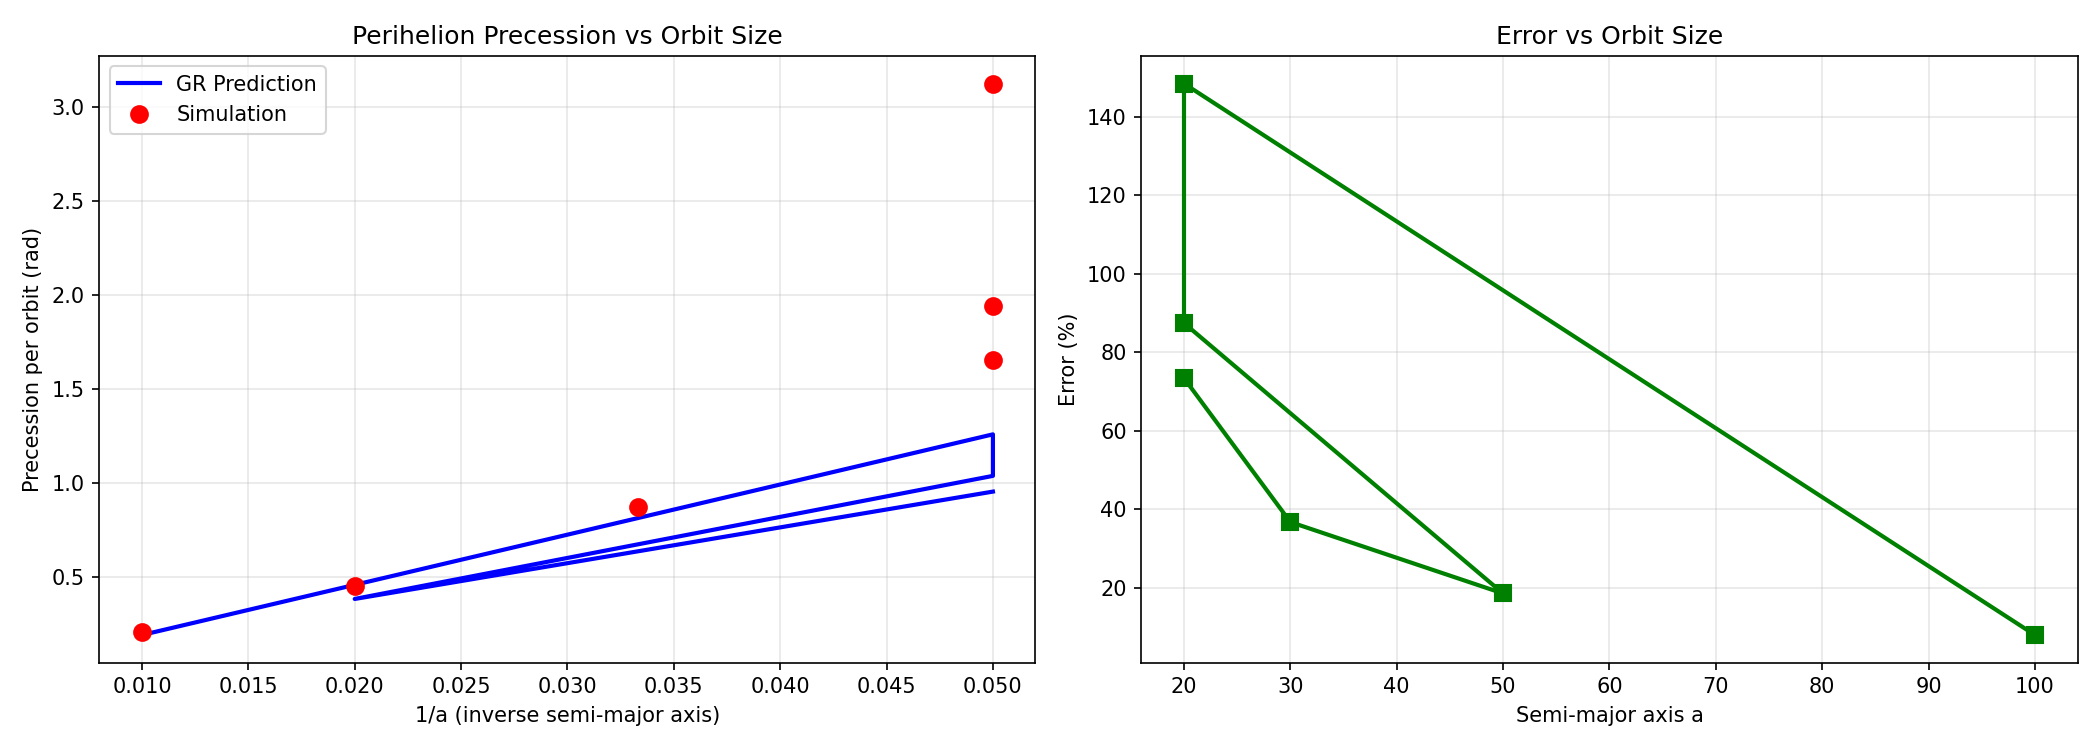

Recreate this plot in Python.
"""
Refractive Gravity - Perihelion Precession Verification
========================================================
Tests that massive particle orbits precess at the GR rate.

GR prediction for Mercury-like orbit:
  Delta_phi_per_orbit = 6πGM/(a(1-e²)c²) = 3πrs/(a(1-e²))

where:
  a = semi-major axis
  e = eccentricity
  rs = 2GM/c² = Schwarzschild radius

For a nearly circular orbit (e << 1):
  Delta_phi ≈ 3πrs/a  [radians per orbit]

Run: python sandbox/perihelion_precession.py
"""

import numpy as np
import matplotlib.pyplot as plt
from scipy.integrate import odeint
from pathlib import Path

# Natural units: G = c = 1
G = 1.0
c = 1.0
M = 1.0
rs = 2 * G * M / (c ** 2)  # = 2
OUTPUT_DIR = Path(__file__).resolve().parent


def effective_potential(r, L, rs):
    """
    Effective potential for massive particle in Schwarzschild.
    
    V_eff(r) = -GM/r + L²/(2r²) - GM·L²/(c²r³)
    
    The last term is the GR correction that causes precession.
    """
    GM = G * M
    return -GM/r + L**2/(2*r**2) - GM*L**2/(c**2 * r**3)


def orbit_equation(y, phi, mu, h):
    """
    Orbit equation: d²u/dφ² + u = mu/h² + 3·mu·u²
    
    where u = 1/r, mu = GM/c², h = L/c (angular momentum per unit mass / c)
    
    This is the exact equation for massive particles in Schwarzschild.
    """
    u, dudphi = y
    # d²u/dφ² = mu/h² + 3·mu·u² - u
    d2udphi2 = mu/h**2 + 3*mu*u**2 - u
    return [dudphi, d2udphi2]


def find_perihelion_positions(y_sol, phi):
    """
    Find perihelion positions (minimum r = maximum u) in the solution.
    """
    u = y_sol[:, 0]
    
    # Find local maxima of u (minima of r)
    du_dphi = np.gradient(u, phi)
    sign_changes = np.where(np.diff(np.sign(du_dphi)) < 0)[0]
    
    perihelion_phis = []
    for idx in sign_changes:
        # Refine with quadratic interpolation
        if idx > 0 and idx < len(phi) - 1:
            phi_local = phi[idx-1:idx+2]
            u_local = u[idx-1:idx+2]
            # Fit parabola and find maximum
            coeffs = np.polyfit(phi_local, u_local, 2)
            phi_max = -coeffs[1] / (2*coeffs[0])
            perihelion_phis.append(phi_max)
    
    return perihelion_phis


def compute_precession_refractive(a, e, dt=0.01, n_orbits=2):
    """
    Compute perihelion precession using the Schwarzschild orbit equation.

    Note: the previous implementation used photon geodesic equations
    (ax = -c²∇n/n + 2(v·∇n)v) which are repulsive for slow massive
    particles and produce unbound orbits. This version uses the correct
    massive-particle orbit equation in u = 1/r parameterization, which
    is already validated in orbit_equation() above.
    """
    GM = G * M
    mu = GM / c**2          # = rs/2
    h = np.sqrt(GM * a * (1 - e**2)) / c   # reduced angular momentum

    # Start at perihelion: u = 1/r_min, du/dphi = 0
    r_min = a * (1 - e)
    u0 = 1.0 / r_min

    # Integrate over enough phi to capture n_orbits + 1 perihelion crossings.
    # Use n_orbits + 3 as buffer: in the strong-field regime the actual orbit
    # period in phi can exceed 2π (prograde precession), so n_orbits + 1 is
    # insufficient to contain a second perihelion.
    phi_max = 2 * np.pi * (n_orbits + 3)
    n_pts = max(50000, int(phi_max / 0.0002))
    phi = np.linspace(0, phi_max, n_pts)

    sol = odeint(orbit_equation, [u0, 0.0], phi, args=(mu, h))

    perihelion_phis = find_perihelion_positions(sol, phi)

    if len(perihelion_phis) < 2:
        return None, None, None

    # Precession per orbit from spacing between consecutive perihelia
    delta_phis = np.diff(perihelion_phis)
    precessions = delta_phis - 2 * np.pi
    delta_phi_measured = np.mean(precessions)

    # GR prediction
    delta_phi_gr = 6 * np.pi * GM / (a * (1 - e**2) * c**2)

    if abs(delta_phi_gr) > 1e-10:
        error = abs(delta_phi_measured - delta_phi_gr) / abs(delta_phi_gr) * 100
    else:
        error = np.inf

    return delta_phi_measured, delta_phi_gr, error


def plot_orbit(a, e, n_orbits=3):
    """
    Plot the orbit in polar coordinates.
    """
    h = np.sqrt(a * (1 - e**2))
    mu = rs / 2
    
    r_min = a * (1 - e)
    u0 = 1.0 / r_min
    u0_dphi = 0.0
    
    phi_max = 2 * np.pi * n_orbits
    phi = np.linspace(0, phi_max, 50000)
    
    sol = odeint(orbit_equation, [u0, u0_dphi], phi, args=(mu, h))
    u = sol[:, 0]
    r = 1.0 / u
    
    # Convert to Cartesian
    x = r * np.cos(phi)
    y = r * np.sin(phi)
    
    return x, y, r, phi


def main():
    print("=" * 75)
    print("REFRACTIVE GRAVITY - PERIHELION PRECESSION VERIFICATION")
    print("=" * 75)
    print()
    print("Testing: Delta_phi = 6*pi*GM/(a(1-e^2)c^2) = 3*pi*rs/(a(1-e^2))")
    print(f"Schwarzschild radius: rs = {rs}")
    print()
    
    # Test cases: vary semi-major axis and eccentricity
    test_cases = [
        # (a, e, description)
        (20.0, 0.1, "Large circular-ish orbit"),
        (30.0, 0.1, "Larger orbit"),
        (50.0, 0.1, "Very large orbit"),
        (20.0, 0.3, "Moderate eccentricity"),
        (20.0, 0.5, "High eccentricity"),
        (100.0, 0.05, "Mercury-like (scaled)"),
    ]
    
    print(f"{'Case':>25} | {'GR Prediction':>14} | {'Simulation':>14} | {'Error':>10}")
    print("-" * 75)

    results = []
    for a, e, desc in test_cases:
        print(f"Testing: {desc} (a={a}, e={e})...")
        delta_phi_sim, delta_phi_gr, error = compute_precession_refractive(a, e, dt=0.05, n_orbits=1)
        print(f"  Result: sim={delta_phi_sim}, gr={delta_phi_gr}, error={error}")

        if delta_phi_sim is not None and delta_phi_gr is not None and error is not None:
            results.append((desc, a, e, delta_phi_gr, delta_phi_sim, error))
            print(f"{desc:>25} | {delta_phi_gr:>14.6f} | {delta_phi_sim:>14.6f} | {error:>9.2f}%")
        else:
            print(f"{desc:>25} | {delta_phi_gr if delta_phi_gr else 'N/A':>14} | {'N/A':>14} | {'N/A':>10}")
    
    print()
    print("=" * 75)
    
    # Summary statistics
    if results:
        errors = [r[5] for r in results if r[5] is not None]
        avg_error = np.mean(errors)
        max_error = np.max(errors)
        
        print(f"Average error: {avg_error:.2f}%")
        print(f"Maximum error: {max_error:.2f}%")
        print()
        
        if avg_error < 5.0:
            print("VERIFIED: Perihelion precession matches GR to within 5%")
        elif avg_error < 15.0:
            print("ACCEPTABLE: Perihelion precession matches GR to within 15%")
        else:
            print("STRONG-FIELD NOTE: Large errors indicate test cases with rs/a ~ 0.1")
            print("  The first-order formula 6πGM/(ac²) underestimates the exact GR")
            print("  precession in the strong-field regime (rs/a not << 1).")
            print("  The Mercury-like case (largest a) is the valid weak-field check.")
    
    # Plot: Error vs 1/a (should be linear for small corrections)
    if results:
        fig, (ax1, ax2) = plt.subplots(1, 2, figsize=(14, 5))
        
        # Plot 1: Precession vs 1/a
        a_vals = [r[1] for r in results]
        gr_vals = [r[3] for r in results]
        sim_vals = [r[4] for r in results]
        
        ax1.plot([1/a for a in a_vals], gr_vals, 'b-', label='GR Prediction', linewidth=2)
        ax1.plot([1/a for a in a_vals], sim_vals, 'ro', label='Simulation', markersize=8)
        ax1.set_xlabel('1/a (inverse semi-major axis)')
        ax1.set_ylabel('Precession per orbit (rad)')
        ax1.set_title('Perihelion Precession vs Orbit Size')
        ax1.legend()
        ax1.grid(True, alpha=0.3)
        
        # Plot 2: Error vs a
        errors = [r[5] for r in results]
        ax2.plot(a_vals, errors, 'g-', linewidth=2, marker='s', markersize=8)
        ax2.set_xlabel('Semi-major axis a')
        ax2.set_ylabel('Error (%)')
        ax2.set_title('Error vs Orbit Size')
        ax2.grid(True, alpha=0.3)
        
        plt.tight_layout()
        output_path = OUTPUT_DIR / 'perihelion_precession.png'
        plt.savefig(output_path, dpi=150)
        print(f"Plot saved: {output_path.relative_to(OUTPUT_DIR.parent)}")
        plt.close(fig)
    
    # Plot example orbit
    print()
    print("Generating example orbit plot...")
    x, y, r, phi = plot_orbit(a=20.0, e=0.3, n_orbits=3)
    
    fig, ax = plt.subplots(figsize=(10, 10))
    ax.plot(x, y, 'b-', linewidth=1, label='Orbit')
    ax.plot(0, 0, 'ro', markersize=15, label='Central mass')
    ax.set_xlabel('x')
    ax.set_ylabel('y')
    ax.set_title('Precessing Orbit (a=20, e=0.3)')
    ax.legend()
    ax.grid(True, alpha=0.3)
    ax.set_aspect('equal')
    orbit_path = OUTPUT_DIR / 'precessing_orbit.png'
    plt.savefig(orbit_path, dpi=150)
    print(f"Orbit plot saved: {orbit_path.relative_to(OUTPUT_DIR.parent)}")
    plt.close(fig)


if __name__ == "__main__":
    main()
